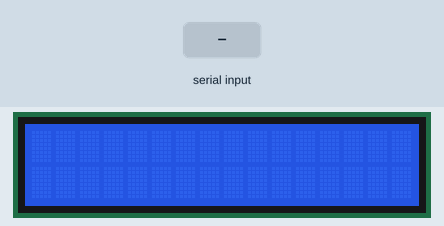
Simulated run of this sketch. Board: Arduino Uno, built with avr-gcc and run on an emulated ATmega328P. Shown: 16×2 character LCD. The test bench sets the inputs (shaded band).

Above: at 1.2 s.
1.3 s: byte 30 received over Serial
2.9 s: byte 90 received over Serial
At 2.98 s:
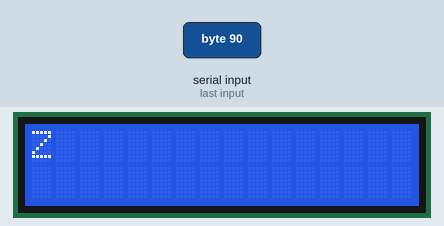
4.5 s: byte 120 received over Serial
At 4.58 s:
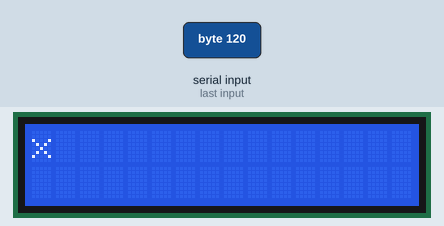
Timing chart, 0 to 7.5 s (numbered marks = the images above; inputs shaded):
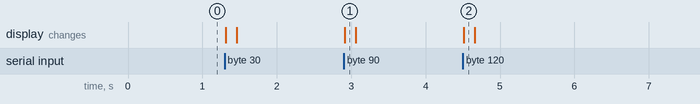

Measured:
- after the input at 2.9 s, the display: changes at once (image 1)
- after the input at 4.5 s, the display: changes at once (image 2)

The sketch:

tw2LCD.ino
```cpp
// include the library code:
#include <Wire.h>
#include <Adafruit_MCP23017.h>
#include <Adafruit_RGBLCDShield.h>
Adafruit_RGBLCDShield lcd = Adafruit_RGBLCDShield();
#define WHITE 0x7
char data; //allow as many values as the Serial buffer will accept
char *idx;
int loops = 0;
int wait = 150;  //control the speed of that the text sent over Serial is printed

void setup()
{
  lcd.begin(16, 2);  // Initalize the LCD
  lcd.clear();  // Clear the display
  lcd.setCursor(16, 0);  //Set the cursor position
  //lcd.rightToLeft();
  //lcd.autoscroll();
  Serial.begin(115200);  //Start the serial port and set it to 115200 Baud

}

void loop ()
{

  lcd.clear();  //Clear the display
  lcd.noAutoscroll();  //make sure autoscrolling is off
  while (Serial.available())  //While there is data in the serial buffer
  {
    delay(10);  //Wait a bit to make sure the data has time to transfer

    if (Serial.available() > 0 )  //If there is data in the serial buffer
    {
      if (loops <= 16) // check that we are not at the end of the first line
      {
        idx = &data;  //set the pointer idx to the address of the current character in 'data'
        data = Serial.read(); // take the value from the serial buffer
        lcd.print(*idx); //print the value from wherever the pointer is set to
        loops++;  // advance the array
        delay(wait);  //delay the period in 'wait'
      }

      else             //otherwise the value equals 17 and we are at the end of the first line
      {
        lcd.autoscroll();  //turn on autoscroll so the characters move ticker style left to right
        do
        {
          idx = &data;  //set the pointer idx to the address of the current character in 'data'
          data = Serial.read(); //take the value from the serial buffer
          lcd.print(*idx); //print the value from wherever the pointer is set to
          loops++;  //advance the array
          delay(wait); //delay the period in 'wait'
        } while (loops <=39 && data >31 && data <128); // then check that the LCD's buffer is not
                                                       //more than 39 (the max for one line) or
                                                       //anything but standard characters
        loops = 0;  //reset 'loops' to 0
        lcd.setCursor(0,0);  //move the cursor back to 0,0

      }
    }
  }
  lcd.clear();  //clear the display
  loops = 0;  //reset 'loops' to 0
}
```
